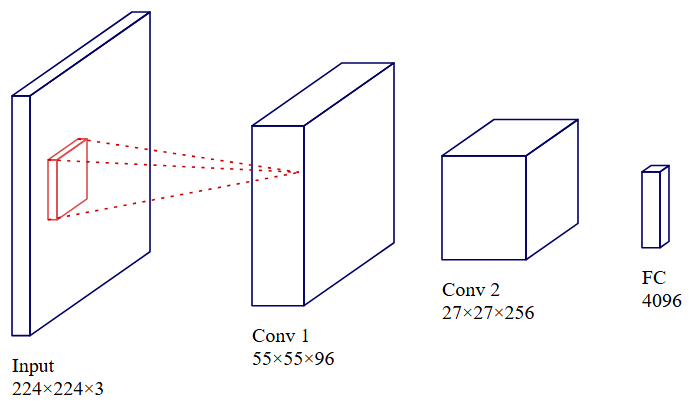

Python code for this plot:
"""Convolutional pipeline: feature maps as oblique 3-D boxes (front width =
channels), a kernel with dotted projection lines. Run: python cnn-volume.py"""
import sys
from pathlib import Path
sys.path.insert(0, str(Path(__file__).resolve().parent.parent))
from mlsvg import Figure, Box

f = Figure()


def volume(x, y, d, h, z, cls="line k-navy", fill="#FFFFFF"):
    """Front face top-left at (x, y): width d, height h; depth z recedes up-right.
    Feature maps: white with a navy edge. Kernels: light red edge, faint red fill."""
    ox, oy = 0.5 * z, -0.35 * z
    faces = [
        f"M{x:g},{y:g} h{d:g} v{h:g} h{-d:g} Z",                                   # front
        f"M{x + d:g},{y:g} l{ox:g},{oy:g} v{h:g} l{-ox:g},{-oy:g} Z",               # side
        f"M{x:g},{y:g} l{ox:g},{oy:g} h{d:g} l{-ox:g},{-oy:g} Z",                   # top
    ]
    f.raw("".join(f'<path class="{cls}" fill="{fill}" d="{p}"/>' for p in faces),
          Box(x, y + oy, d + ox, h - oy))
    return {"a": (x, y), "b": (x, y + h), "f": (x + ox, y + oy),
            "c": (x + d / 2 + ox / 2, y + h / 2 + oy / 2), "foot": (x, y + h)}


vin = volume(10, 60, 9, 120, 120)
k = volume(28, 92, 4.5, 30, 30, "line kl-red", "#FCF2F2")
c1 = volume(130, 75, 26, 90, 90)
c2 = volume(225, 90, 42, 52, 52)
fc = volume(325, 98, 9, 38, 9)

target = (c1["c"][0] - 12, c1["c"][1] - 6)
for corner in ("a", "b", "f"):
    f.path([k[corner], target], "line k-red dotted", arrow=False)

for v, t in [(vin, "Input\n224×224×3"), (c1, "Conv 1\n55×55×96"),
             (c2, "Conv 2\n27×27×256"), (fc, "FC\n4096")]:
    f.text(v["foot"][0], v["foot"][1] + 20, t, "small", anchor="start")

f.save(Path(__file__).with_suffix(".svg"), "CNN feature maps")
